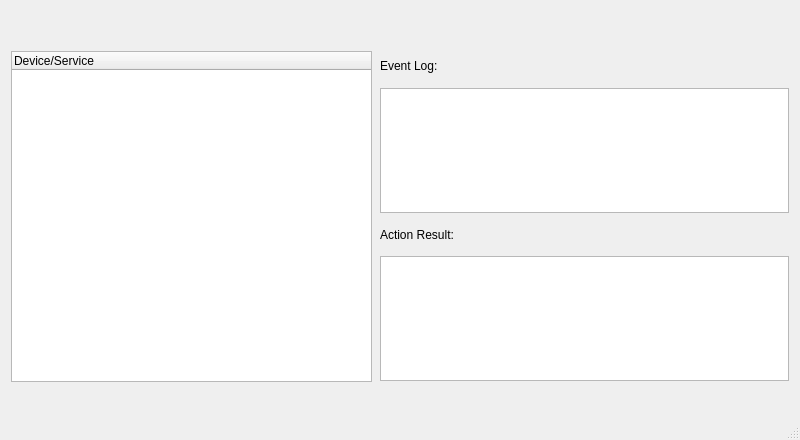
<?xml version="1.0" encoding="UTF-8"?>
<ui version="4.0">
 <class>controlpointFormCP</class>
 <widget class="QMainWindow" name="controlpointFormCP">
  <property name="geometry">
   <rect>
    <x>0</x>
    <y>0</y>
    <width>800</width>
    <height>440</height>
   </rect>
  </property>
  <property name="minimumSize">
   <size>
    <width>800</width>
    <height>440</height>
   </size>
  </property>
  <property name="maximumSize">
   <size>
    <width>800</width>
    <height>440</height>
   </size>
  </property>
  <property name="windowTitle">
   <string>Brisa UPnP Control Point</string>
  </property>
  <property name="windowIcon">
   <iconset>
    <normaloff>Icons/brisa_logo.png</normaloff>Icons/brisa_logo.png</iconset>
  </property>
  <property name="styleSheet">
   <string/>
  </property>
  <widget class="QWidget" name="centralwidget">
   <widget class="QTreeWidget" name="treeWidgetCP">
    <property name="geometry">
     <rect>
      <x>11</x>
      <y>51</y>
      <width>361</width>
      <height>331</height>
     </rect>
    </property>
    <property name="columnCount">
     <number>1</number>
    </property>
    <column>
     <property name="text">
      <string>Device/Service</string>
     </property>
    </column>
   </widget>
   <widget class="QWidget" name="">
    <property name="geometry">
     <rect>
      <x>380</x>
      <y>50</y>
      <width>413</width>
      <height>331</height>
     </rect>
    </property>
    <layout class="QVBoxLayout" name="verticalLayout_3">
     <item>
      <layout class="QVBoxLayout" name="verticalLayout">
       <item>
        <widget class="QLabel" name="label">
         <property name="text">
          <string>Event Log:</string>
         </property>
        </widget>
       </item>
       <item>
        <widget class="QTextEdit" name="eventText">
         <property name="minimumSize">
          <size>
           <width>409</width>
           <height>125</height>
          </size>
         </property>
         <property name="maximumSize">
          <size>
           <width>409</width>
           <height>125</height>
          </size>
         </property>
         <property name="lineWrapMode">
          <enum>QTextEdit::NoWrap</enum>
         </property>
        </widget>
       </item>
      </layout>
     </item>
     <item>
      <layout class="QVBoxLayout" name="verticalLayout_2">
       <item>
        <widget class="QLabel" name="label_3">
         <property name="text">
          <string>Action Result:</string>
         </property>
        </widget>
       </item>
       <item>
        <widget class="QTextEdit" name="textEdit">
         <property name="enabled">
          <bool>true</bool>
         </property>
         <property name="minimumSize">
          <size>
           <width>409</width>
           <height>125</height>
          </size>
         </property>
         <property name="maximumSize">
          <size>
           <width>409</width>
           <height>125</height>
          </size>
         </property>
         <property name="lineWrapMode">
          <enum>QTextEdit::NoWrap</enum>
         </property>
         <property name="readOnly">
          <bool>true</bool>
         </property>
        </widget>
       </item>
      </layout>
     </item>
    </layout>
   </widget>
  </widget>
  <widget class="QMenuBar" name="menubar">
   <property name="geometry">
    <rect>
     <x>0</x>
     <y>0</y>
     <width>800</width>
     <height>25</height>
    </rect>
   </property>
  </widget>
  <widget class="QStatusBar" name="statusbar"/>
 </widget>
 <resources/>
 <connections/>
</ui>
